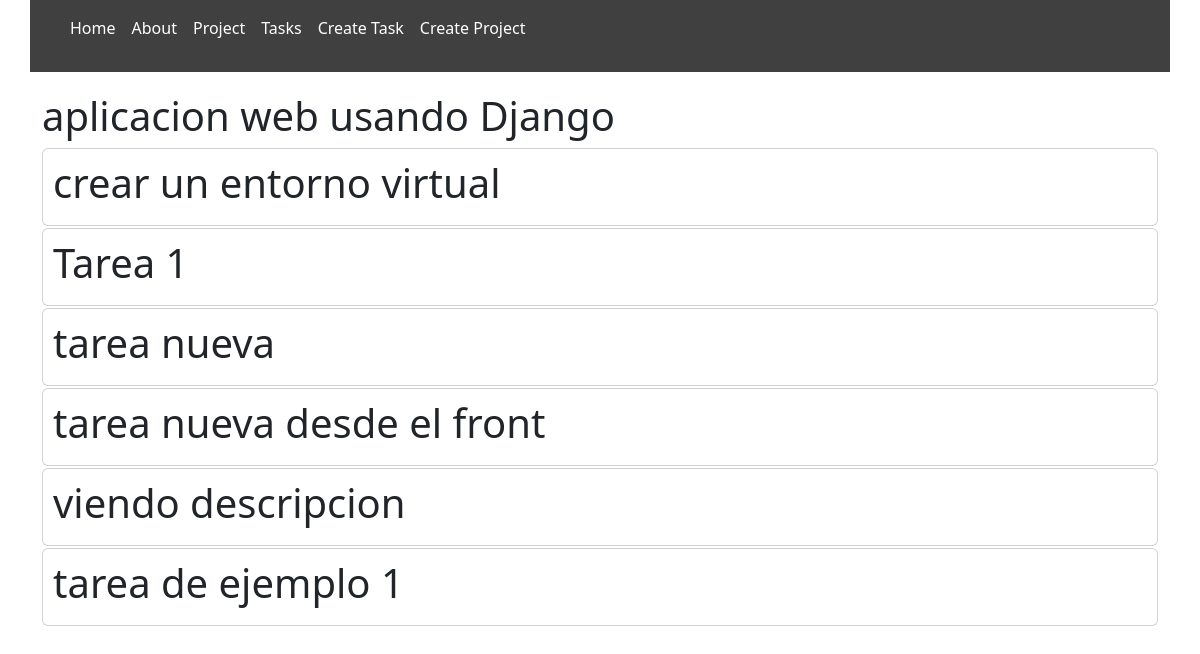
The app's page /projects/2 with its own data.
### myapp/models.py (models this page shows, shortened)
class Project(models.Model):
    name = models.CharField(max_length= 200)
    def __str__(self):
        return self.name

class Task(models.Model):
    title = models.CharField(max_length= 200)
    description = models.TextField()
    project =models.ForeignKey(Project, on_delete=models.CASCADE)
    done = models.BooleanField(default=False)

### myapp/views.py (the view)
# urls.py: path('projects/<int:id>', views.project_detail, name='projects_detail'),
def project_detail(request, id):
    projects = get_object_or_404(Project, id=id)
    tasks = Task.objects.filter(project_id=id)
    return render(request, 'projects/detail.html',{
        'projects':projects,
        'tasks':tasks
    })

### myapp/templates/projects/detail.html
{% extends 'layouts/base.html'%}
{% block content %}
<h1>{{projects}}</h1>
{% for task in tasks %}
<div class="card">
    <h1>{{task.title}}</h1>
</div>
{% endfor %}
{% endblock %}

### myapp/static/css/main.css (style rules this page uses)
body { background-color: #202020; color: whitesmoke; }
.card { background-color: whitesmoke; padding: 10px; margin-bottom: 2px; color: #202020; }

### records on screen
Project: name "aplicacion web usando Django"
Task: title "crear un entorno virtual"
Task: title "Tarea 1"
Task: title "tarea nueva"
Task: title "tarea nueva desde el front"
Task: title "viendo descripcion"
Task: title "tarea de ejemplo 1"
